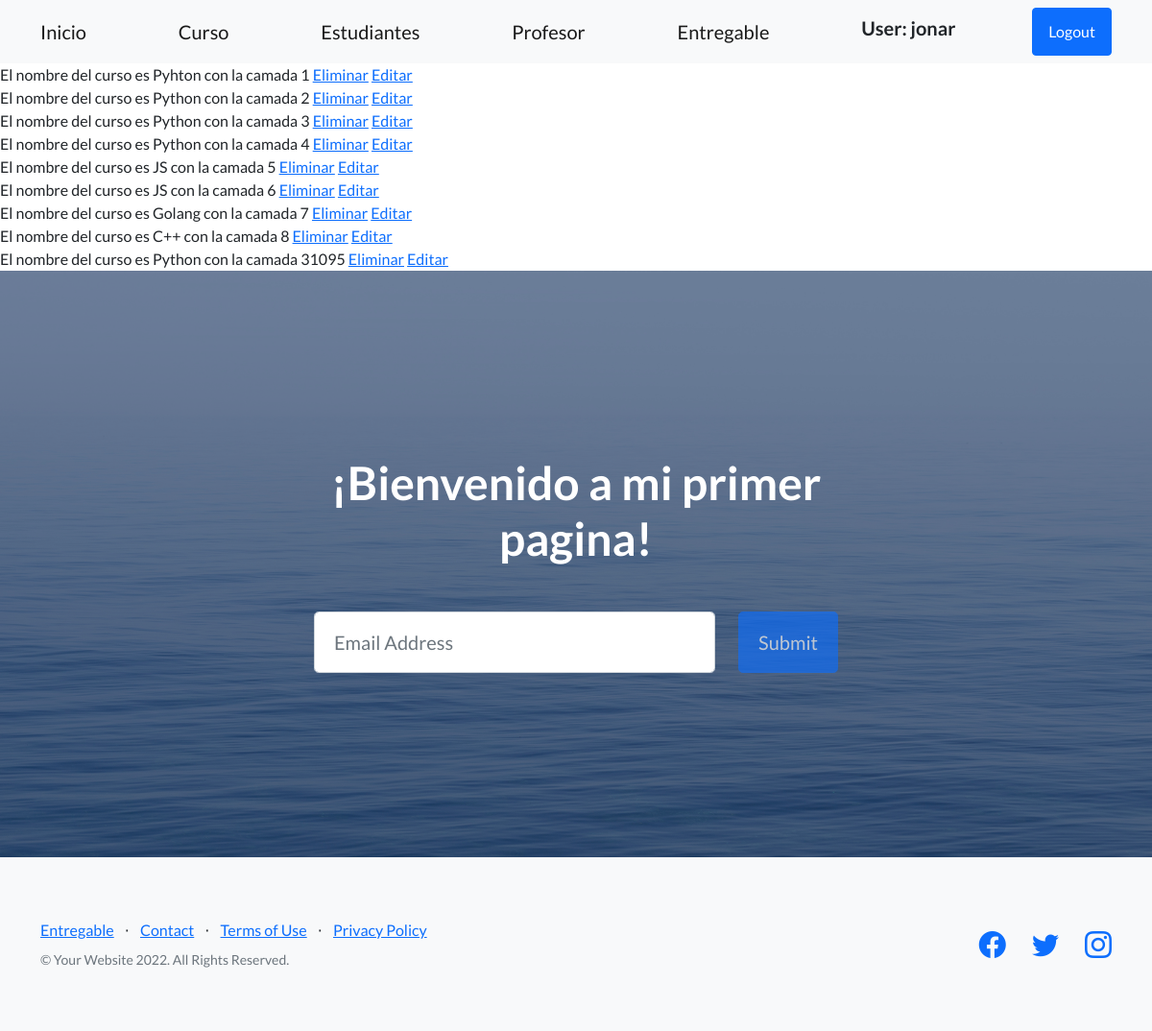
Before: /AppCoder/curso/ (signed in) with the older database file.
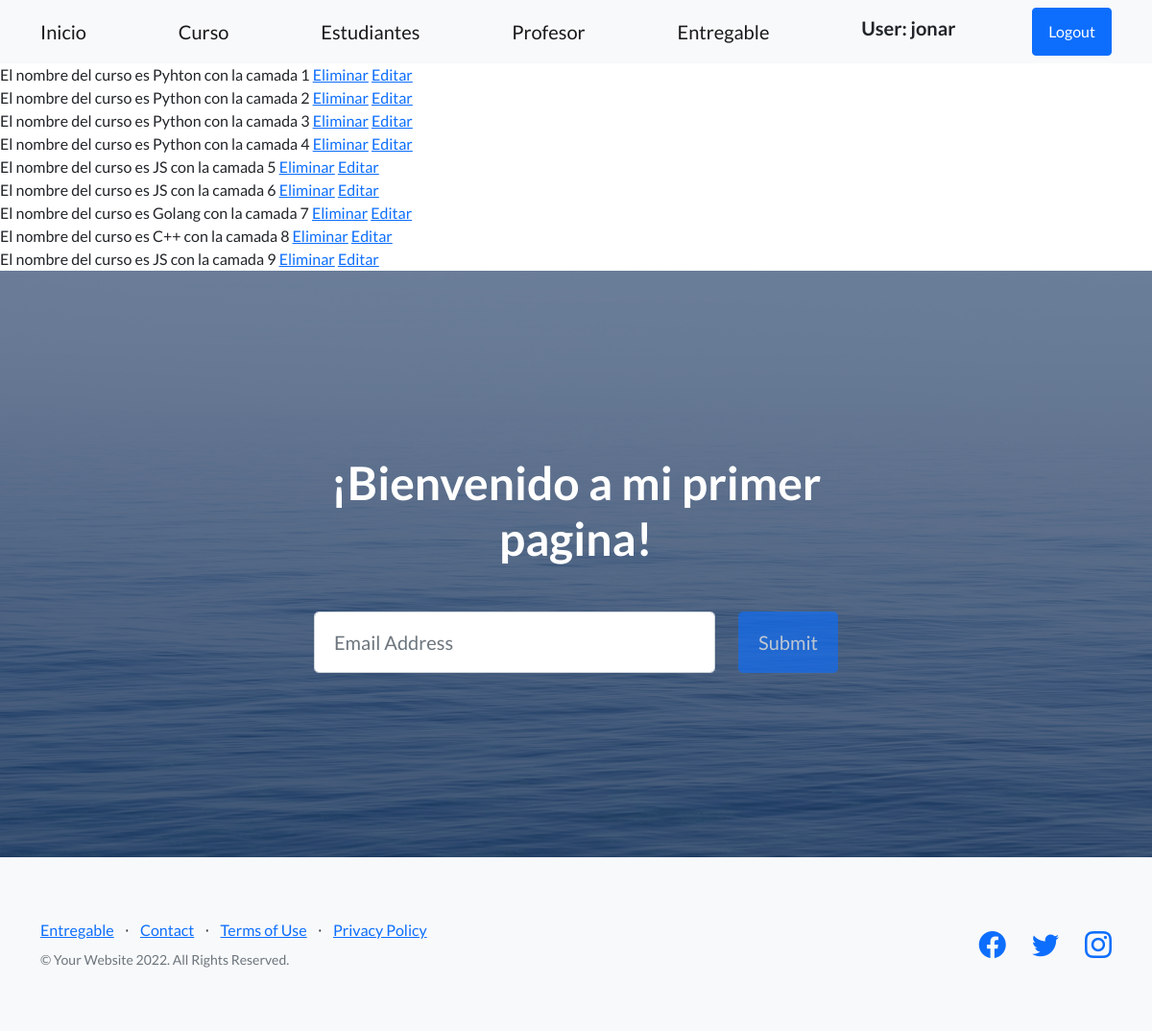
After: the same page with the newer database file.
### AppCoder/models.py (models this page shows, shortened)
class Curso(models.Model):
    nombre = models.CharField(max_length=40)
    camada = models.IntegerField(unique=True)

### AppCoder/views.py (the view)
# urls.py: path('curso/', CursoList.as_view(), name='AppCoderCurso'),
class CursoList(LoginRequiredMixin, ListView):
    model = Curso
    template_name = 'AppCoder/Curso.html'

### Templates/AppCoder/Curso.html (shortened to what this page needs)
{% extends 'index.html' %}
{% block inicio %}
    {% for curso in object_list %}
        El nombre del curso es {{ curso.nombre }} con la camada {{ curso.camada }}
        <a href="{% url 'AppCoderEliminarCurso' curso.camada %}">Eliminar</a>
        <a href="{% url 'AppCoderEditarCurso' curso.camada %}">Editar</a>
        <br>
    {% endfor %}
{% endblock %}

Changed rows visible on the page:
removed Curso: nombre "Python", camada "31095"
added Curso: nombre "JS", camada "9"
